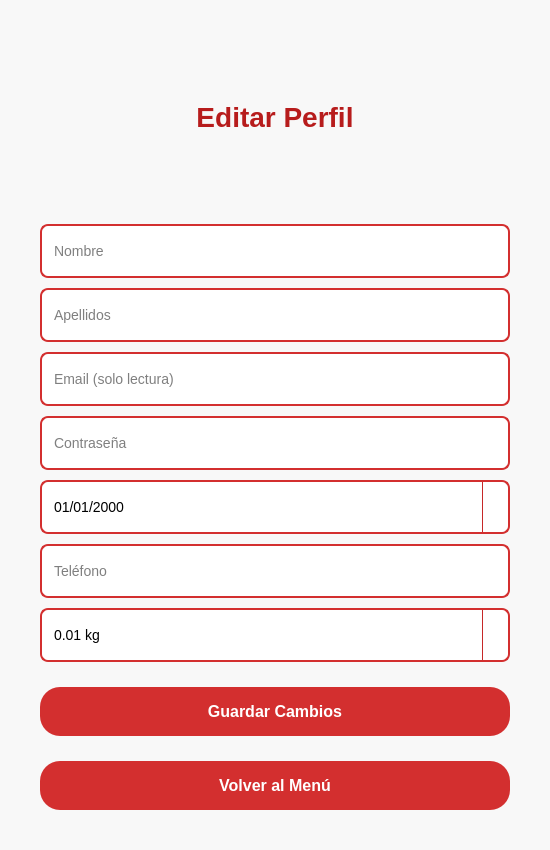
<?xml version="1.0" encoding="UTF-8"?>
<ui version="4.0">
 <class>VistaPerfil</class>
 <widget class="QMainWindow" name="VistaPerfil">
  <property name="geometry">
   <rect>
    <x>0</x>
    <y>0</y>
    <width>550</width>
    <height>850</height>
   </rect>
  </property>
  <property name="windowTitle">
   <string>POWERGYM - Perfil</string>
  </property>
  <property name="styleSheet"> <string notr="true">
    QMainWindow#VistaPerfil { /* Usamos el objectName de la ventana principal */
        background-color: #f0f0f0; /* Color de fondo gris claro */
    }
    QWidget#centralwidget {
        background-color: #f8f8f8; /* Color de fondo del widget central, un poco más claro */
    }
    
    QLabel { /* Estilo general para todos los QLabel */
        color: #333333;
        font-size: 14px;
        font-weight: 500;
        padding-top: 5px; /* Pequeño padding superior para separación */
    }

    QLabel#lbl_titulo { /* Estilo específico para el título principal del perfil */
        color: #B71C1C; /* Rojo oscuro para el texto del título */
        font-size: 28px; /* Tamaño de fuente grande */
        font-weight: bold;
        padding-bottom: 20px;
        padding-top: 0px; /* Resetear padding-top para el título */
    }

    QLineEdit, QDateEdit, QDoubleSpinBox, QSpinBox, QComboBox { /* Estilo para todos los campos de entrada */
        background-color: white;
        border: 2px solid #D32F2F; /* Borde rojo vibrante */
        border-radius: 8px;
        padding: 10px;
        color: black;
        font-size: 14px;
        min-height: 30px; /* Altura mínima para campos */
    }
    QLineEdit:focus, QDateEdit:focus, QDoubleSpinBox:focus, QSpinBox:focus, QComboBox:focus {
        border: 2px solid #C62828; /* Borde rojo más oscuro al enfocar */
    }
    QDateEdit::drop-down {
        border-left: 1px solid #C62828;
        width: 25px;
    }
    QDateEdit::down-arrow {
        image: url(:/icons/calendar.png); /* Icono de calendario si tienes, o una flecha */
        width: 16px;
        height: 16px;
    }
    QDoubleSpinBox::up-button, QDoubleSpinBox::down-button { /* Flechas de spinbox */
        width: 25px;
        border-left: 1px solid #C62828;
    }
    QDoubleSpinBox::up-arrow, QDoubleSpinBox::down-arrow {
        image: url(:/icons/arrow_up.png); /* Iconos de flecha si tienes */
        width: 12px;
        height: 12px;
    }


    QPushButton { /* Estilo para todos los QPushButton */
        background-color: #D32F2F; /* Rojo vibrante */
        color: white;
        border: none;
        border-radius: 20px; /* Bordes más redondeados */
        padding: 15px;
        font-size: 16px;
        font-weight: bold;
        margin-top: 15px; /* Margen superior para separar de campos */
    }
    QPushButton:hover {
        background-color: #C62828; /* Rojo más oscuro al pasar el ratón */
    }

    /* Estilo específico para QLineEdit de solo lectura */
    QLineEdit[readOnly="true"] {
        background-color: #E0E0E0; /* Fondo gris claro para campos de solo lectura */
        color: #616161; /* Texto gris oscuro */
        border: 1px dashed #9E9E9E; /* Borde punteado */
    }
   </string>
  </property>
  <widget class="QWidget" name="centralwidget">
   <layout class="QVBoxLayout" name="verticalLayout">
    <property name="spacing">
     <number>10</number> </property>
    <property name="leftMargin">
     <number>40</number>
    </property>
    <property name="topMargin">
     <number>40</number>
    </property>
    <property name="rightMargin">
     <number>40</number>
    </property>
    <property name="bottomMargin">
     <number>40</number>
    </property>

    <item>
     <widget class="QLabel" name="lbl_titulo">
      <property name="text">
       <string>Editar Perfil</string>
      </property>
      <property name="alignment">
       <set>Qt::AlignCenter</set>
      </property>
     </widget>
    </item>
    <item>
     <widget class="QLineEdit" name="inputNombre">
      <property name="placeholderText">
       <string>Nombre</string>
      </property>
     </widget>
    </item>
    <item>
     <widget class="QLineEdit" name="inputApellidos">
      <property name="placeholderText">
       <string>Apellidos</string>
      </property>
     </widget>
    </item>
    <item>
     <widget class="QLineEdit" name="inputEmail">
      <property name="readOnly">
       <bool>true</bool>
      </property>
      <property name="placeholderText">
       <string>Email (solo lectura)</string>
      </property>
     </widget>
    </item>
    <item>
     <widget class="QLineEdit" name="inputContrasena">
      <property name="echoMode">
       <enum>QLineEdit::Password</enum>
      </property>
      <property name="placeholderText">
       <string>Contraseña</string>
      </property>
     </widget>
    </item>
    <item>
     <widget class="QDateEdit" name="inpuFechaDeNacimiento">
      <property name="calendarPopup">
       <bool>true</bool>
      </property>
      <property name="displayFormat">
       <string>dd/MM/yyyy</string>
      </property>
     </widget>
    </item>
    <item>
     <widget class="QLineEdit" name="inputTelefono">
      <property name="placeholderText">
       <string>Teléfono</string>
      </property>
     </widget>
    </item>
    <item>
     <widget class="QDoubleSpinBox" name="inputPeso">
      <property name="suffix">
       <string> kg</string>
      </property>
      <property name="decimals">
       <number>2</number>
      </property>
      <property name="minimum">
       <double>0.010000000000000</double>
      </property>
      <property name="maximum">
       <double>300.000000000000000</double>
      </property>
     </widget>
    </item>
    <item>
     <widget class="QPushButton" name="btn_guardar">
      <property name="text">
       <string>Guardar Cambios</string>
      </property>
     </widget>
    </item>
    <item>
     <widget class="QPushButton" name="btn_volver">
      <property name="text">
       <string>Volver al Menú</string>
      </property>
     </widget>
    </item>
   </layout>
  </widget>
 </widget>
 <resources/>
 <connections/>
</ui>
